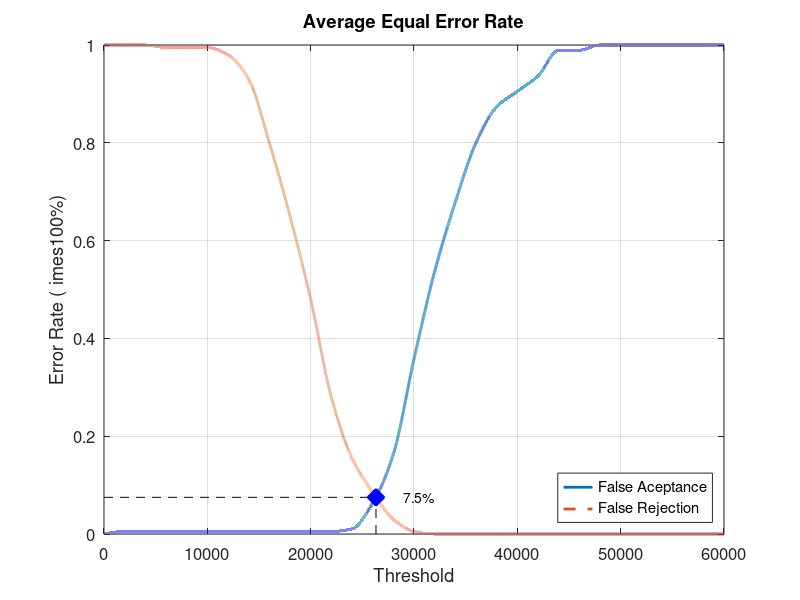
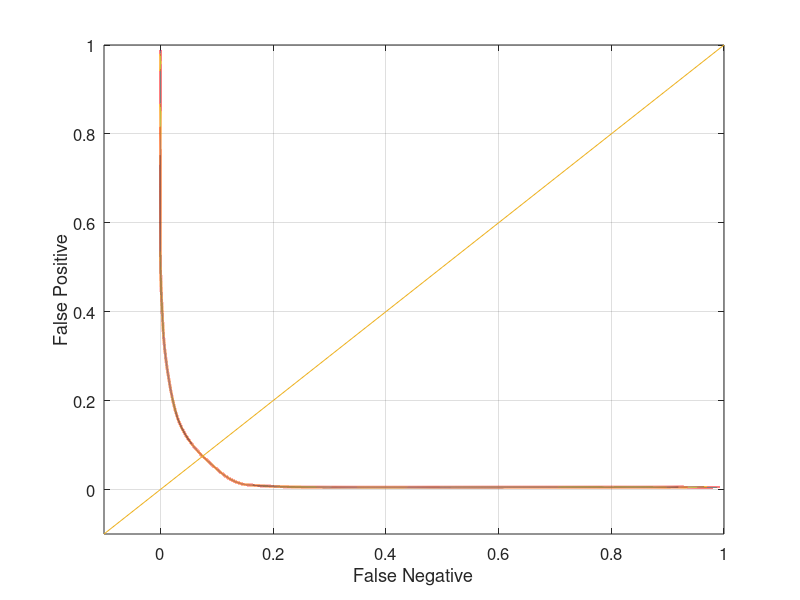

The MATLAB script that drew these images, in order:
close all;
clear;
clc;
x = 0:2000:60000;
xq = 0:0.5:60000;

y0 = [0 0.00526316 0.00526316 0.00526316 0.00526316 0.00526316 0.00526316 0.00526316 0.00526316 0.00526316 0.00526316 0.00526316 0.0105263 0.0631579 0.163158 0.357895 0.536842 0.678947 0.8 0.873684 0.905263 0.936842 0.989474 0.989474 1 1 1 1 1 1 1]
yy0 = interp1(x, y0, xq, 'pchip');
y1 = [1 1 1 0.995 0.995 0.995 0.98 0.93 0.8 0.65 0.48 0.28 0.155 0.085 0.03 0.005 0 0 0 0 0 0 0 0 0 0 0 0 0 0 0]
yy1 = interp1(x, y1, xq, 'pchip');

% Calculating EER: 
y2 = abs(y0 - y1);
find(y2 == min(y2))
yy2 = abs(yy0 - yy1);
xEER = find(yy2 == min(yy2));
xEERIndex = xq(xEER) % X-axis EER
yEER = yy0(xEER) % Y-axis EER

main = figure
plot(xq, yy0,'-','LineWidth', 2);	hold on
plot(xq, yy1,'--','LineWidth', 2);	hold on
plot([xEERIndex xEERIndex], [0 yEER], 'k--');	hold on
plot([0 xEERIndex], [yEER yEER], 'k--');	hold on
plot(xEERIndex, yEER, 'bx', 'LineWidth', 10);	hold on
text(xEERIndex + 10 * xEERIndex / 100, yEER, [num2str(round((10000 * yEER)) / 100) '%'])
legend('False Aceptance', 'False Rejection', 'Location', 'SouthEast')
xlabel('Threshold')
ylabel('Error Rate (	imes100%)')
title('Average Equal Error Rate')
set(gca, 'FontSize', 12)
axis([0 60000 0 1])
grid on

print(main, 'Database3_4Main', '-dpng');
FNRxFPR = figure('Color', [1 1 1]);
plot(yy1, yy0, '-', yy1, yy0, 'LineWidth', 2);
hold on
y = -0.1:0.1:1
plot(y, y); 
set(gca, 'FontSize', 12)
xlabel('False Negative')
ylabel('False Positive')
axis([-0.1 1 -0.1 1])
set(gca, 'FontSize', 12)
grid on

print(FNRxFPR, 'Database3_4FNRxFPR','-dpng');
